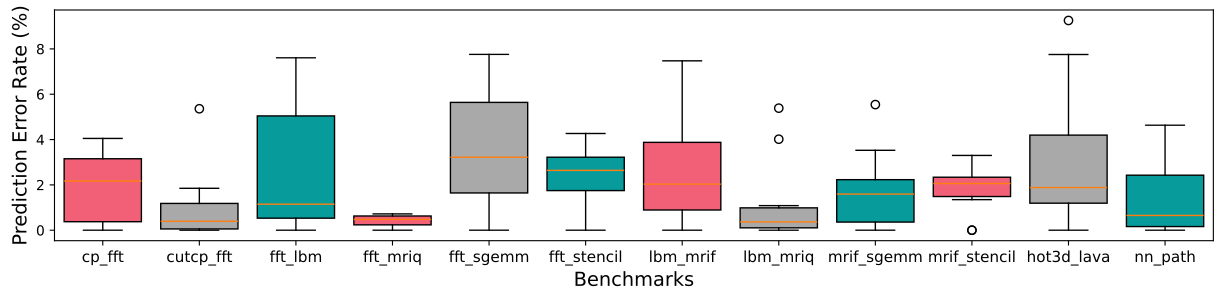

Recreate this plot in Python.
import matplotlib.pyplot as plt
import matplotlib
# print(matplotlib.get_cachedir())
# input("Press Enter to continue...")
import matplotlib as mpl
import numpy as np
mpl.rcParams["font.family"] = "Times New Roman"
bes = ["cp_fft", "cutcp_fft", "fft_lbm", "fft_mriq", "fft_sgemm", "fft_stencil", "lbm_mrif", "lbm_mriq", "mrif_sgemm", "mrif_stencil", "hot3d_lava", "nn_path"]
pair_num = len(bes)

max_error = 0.0
avg_error = 0.0
def main(filename):
    ret = [[] for i in range(pair_num)]
    with open(filename) as F:
        x = [[] for i in range(pair_num)]
        y = [[] for i in range(pair_num)]
        line = F.readline()
        while line:
            line = line.split(",")
            for i in range(pair_num):
                x[i].append(float(line[i*2]))
                y[i].append(float(line[i*2 + 1]))
            line = F.readline()
        for i in range(pair_num):
            k = (y[i][-1] - y[i][0]) / (x[i][-1] - x[i][0])
            b = y[i][0] - k * x[i][0]
            error = 0.0
            for j in range(len(x[i])):
                # error += ((k * x[i][j] + b - y[i][j])/y[i][j])**2
                ret[i].append(abs((k * x[i][j] + b - y[i][j])/y[i][j]) * 100)
                # show
                print(f"kernel: {i}, x: {x[i][j]}, y: {y[i][j]}, pred: {k * x[i][j] + b}, error: {ret[i][-1]}")
                global max_error
                global avg_error
                max_error = max(max_error, ret[i][-1])
                avg_error += ret[i][-1]
    print(f"len(x[0]): {len(x[0])}, len(x): {len(x)}")
    print(f"max_error: {max_error}, avg_error: {avg_error/len(x[0])/len(x)}")
    return ret

all_data = main("cd_pair_accuracy.csv")

# fig,axes=plt.subplots(nrows=1,ncols=2,figsize=(9,4))
fig = plt.figure(figsize=(15, 3))
ax = fig.add_subplot(111)

bplot=ax.boxplot(all_data,
                    widths=0.8,
                    vert=True,
                    patch_artist=True)
# 三种颜色交互使用
colors = ["#F26077", "#A9A9A9", "#079B9B"]

# for bplot in (bplot1, bplot2):
for patch, color_idx in zip(bplot['boxes'], range(len(bplot['boxes']))):
    color = colors[color_idx % len(colors)]
    patch.set_facecolor(color)

x_tic = range(1, 11 + 2)
kernel_pair = [("fft", "cp"), ("fft", "cutcp"), ("fft", "lbm"), ("mriq", "fft"), ("sgemm", "fft"), ("stencil", "fft"), ("mrif", "lbm"), ("mriq", "lbm"), ("sgemm", "mrif"), ("mrif", "stencil"), ("hot3d", "lava"), ("nn", "path")]

ax.set_xticks(x_tic)
ax.set_xticklabels(bes, fontsize=11)
ax.set_xlabel("Benchmarks", fontsize=14)
ax.set_ylabel("Prediction Error Rate (%)", fontsize=14)
plt.savefig("mix_pred.pdf", bbox_inches="tight")
plt.show()
